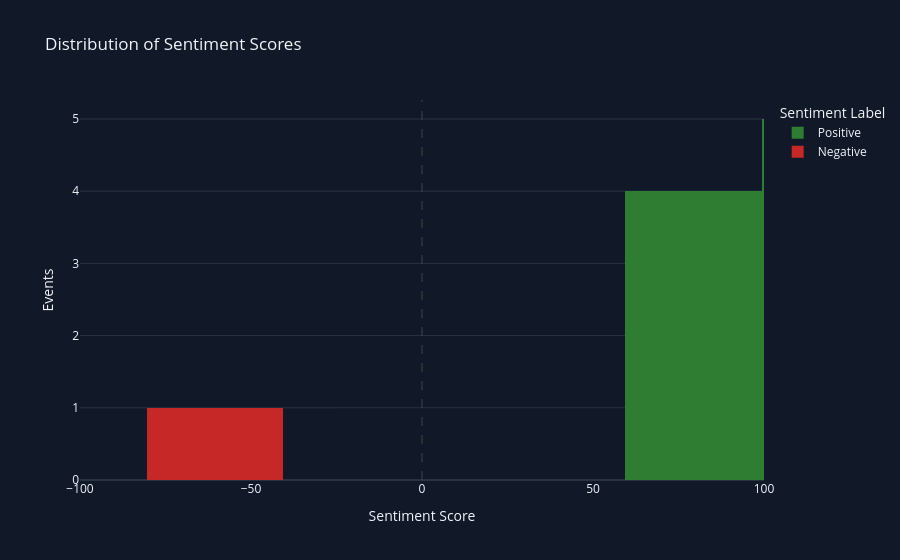

Source (notebook cell):
### Markdown cell above
## Score Distribution

### Code cell
fig = px.histogram(
    sentiment_data,
    x="Sentiment Score",
    color="Sentiment Label",
    nbins=10,
    color_discrete_map={"Positive": "#2E7D32", "Neutral": "#757575", "Negative": "#C62828"},
    title="Distribution of Sentiment Scores",
)
fig.add_vline(x=0, line_width=1, line_dash="dash", line_color="#424242")
fig.update_layout(
    template="plotly_dark",
    xaxis_range=[-100, 100],
    yaxis_title="Events",
    paper_bgcolor="#111827",
    plot_bgcolor="#111827",
)
fig.show()

### Figure 1 — Plotly figure (JSON) as saved in the notebook; plotly's stock layout.template omitted (floating-point values rounded to 4 significant figures)
{"data": [{"bingroup": "x", "hovertemplate": "Sentiment Label=Positive<br>Sentiment Score=%{x}<br>count=%{y}<extra></extra>", "legendgroup": "Positive", "marker": {"color": "#2E7D32", "pattern": {"shape": ""}}, "name": "Positive", "nbinsx": 10, "orientation": "v", "showlegend": true, "type": "histogram", "x": [100, 100, 100, 100, 100, 75, 92, 75, 95, 75, 75, 87, 95], "xaxis": "x", "yaxis": "y"}, {"bingroup": "x", "hovertemplate": "Sentiment Label=Negative<br>Sentiment Score=%{x}<br>count=%{y}<extra></extra>", "legendgroup": "Negative", "marker": {"color": "#C62828", "pattern": {"shape": ""}}, "name": "Negative", "nbinsx": 10, "orientation": "v", "showlegend": true, "type": "histogram", "x": [-72, -60], "xaxis": "x", "yaxis": "y"}], "layout": {"barmode": "relative", "legend": {"title": {"text": "Sentiment Label"}, "tracegroupgap": 0}, "paper_bgcolor": "#111827", "plot_bgcolor": "#111827", "shapes": [{"line": {"color": "#424242", "dash": "dash", "width": 1}, "type": "line", "x0": 0, "x1": 0, "xref": "x", "y0": 0, "y1": 1, "yref": "y domain"}], "title": {"text": "Distribution of Sentiment Scores"}, "xaxis": {"anchor": "y", "domain": [0.0, 1.0], "range": [-100, 100], "title": {"text": "Sentiment Score"}}, "yaxis": {"anchor": "x", "domain": [0.0, 1.0], "title": {"text": "Events"}}}}
